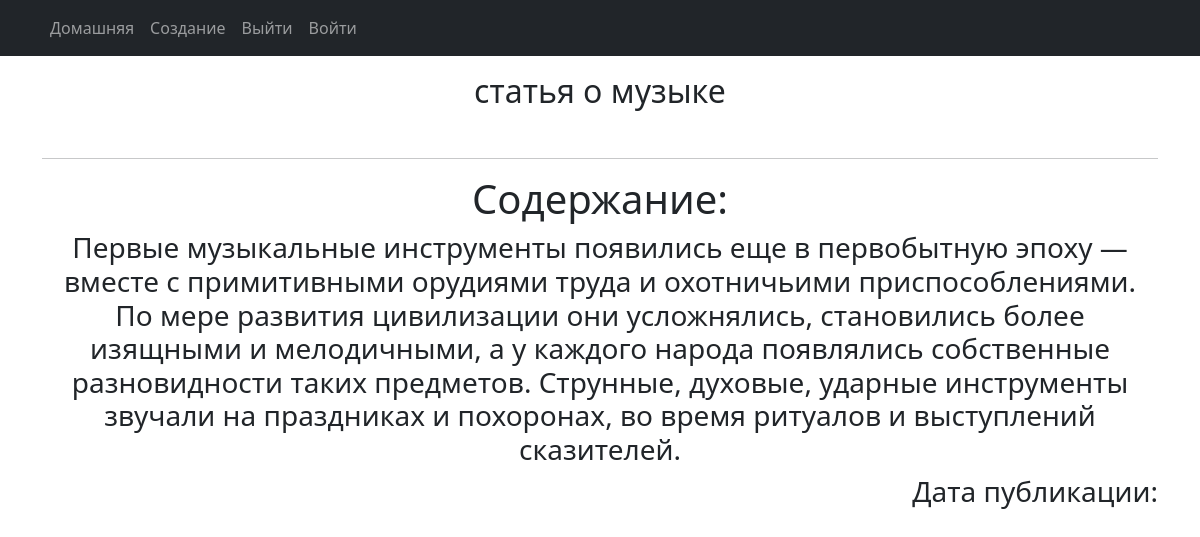
Page /news/1 on the earlier database version.
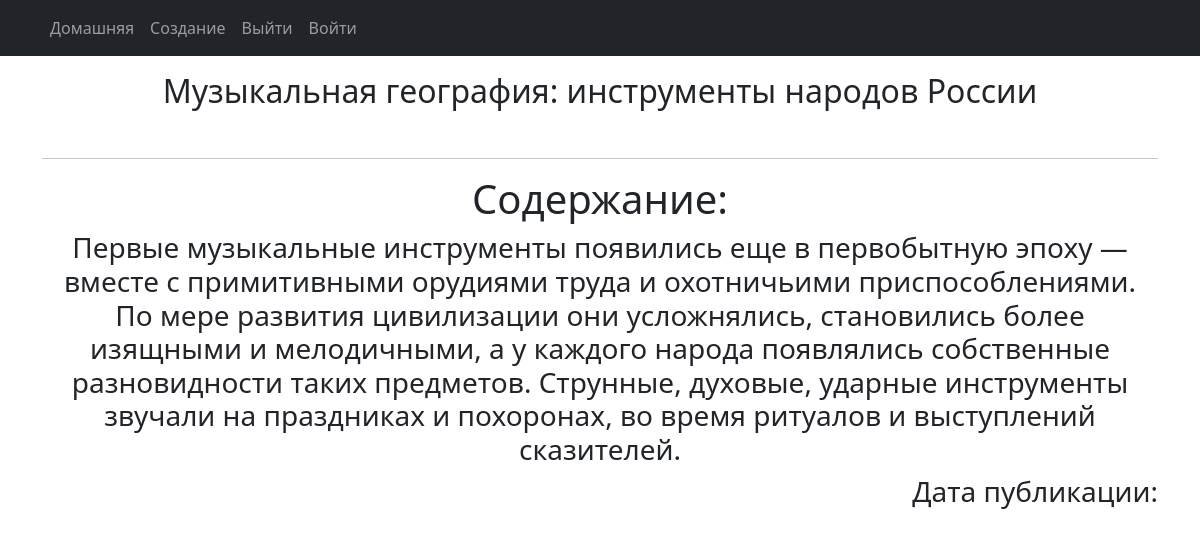
Same page on the later database version.
### news/models.py (models this page shows, shortened)
class Post(models.Model):
    article = 'ar'
    news = 'ne'
    POST_INFO = [
        (article, "Статья"),
        (news, "Новость")
    ]
    author = models.ForeignKey(Author, on_delete=models.CASCADE)
    post_info = models.CharField(max_length=2, choices=POST_INFO, default=article)
    created = models.DateTimeField(auto_now_add=True)
    cats = models.ManyToManyField(Category, through='PostCategory')
    title = models.CharField(max_length=255)
    text = models.TextField()
    rating = models.IntegerField(default=0)

### news/views.py (the view)
# urls.py: path('<int:pk>', PostDetail.as_view(), name='post_detail'),
class PostDetail(DetailView):
    model = Post
    template_name = 'news_2.html'
    context_object_name = 'id_news_2'

### news/templatetags/custom_filters.py (called while the page is built)
@register.filter()
def censor(value):
    block_list = ('редиска', 'бяка', 'бука', 'Россия', 'Китай')
    text = value.split()
    after_censorship = []
    text = list(text)
    return f'{value}'

### templates/news_2.html (shortened to what this page needs)
{% extends 'flatpages/default.html' %}
{% load custom_filters %}
<p>{% block content %}</p>
{% if id_news_2 %}
<h2 style="text-align: center;">{{ id_news_2.title }}</h2>
<p>&nbsp;</p>
<hr />
<h1 style="text-align: center;">Содержание:</h1>
<h3 style="text-align: center;">{{ id_news_2.text | censor }}</h3>
<h3 style="text-align: right;">Дата публикации:</h3>
{% else %}
<h2>Статей и новостей нет!</h2>
{% endif %}
<p>{% endblock content %}</p>

Differences in the rows shown:
changed Post: title "статья о музыке" → "Музыкальная география: инструменты народов России"
